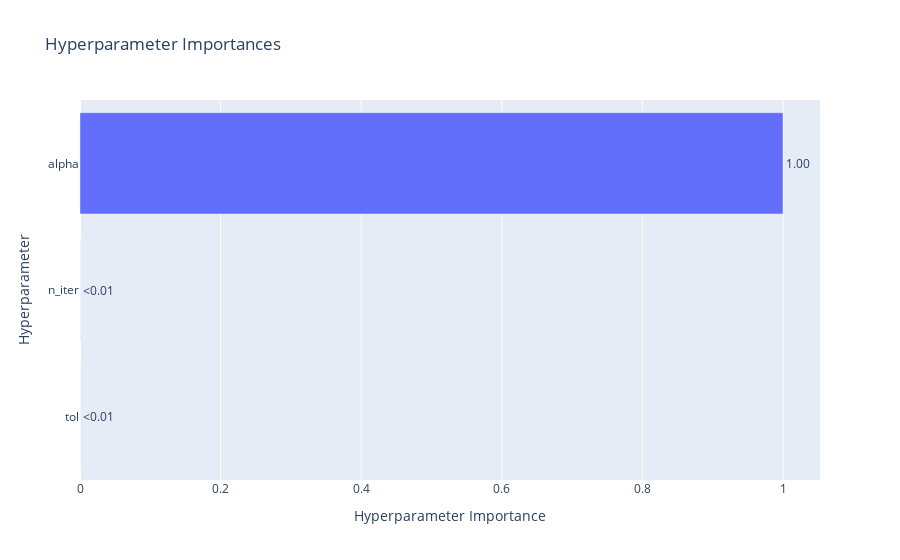

Notebook cell for this chart:
### Code cell
fig = plot_param_importances(study)
fig.show()

### Figure 1 — Plotly figure (JSON) as saved in the notebook; plotly's stock layout.template omitted (floating-point values rounded to 4 significant figures)
{"data": [{"cliponaxis": false, "hovertemplate": ["tol (FloatDistribution): 1.665933028680797e-06<extra></extra>", "n_iter (IntDistribution): 7.372468822862244e-05<extra></extra>", "alpha (FloatDistribution): 0.9999246093787426<extra></extra>"], "name": "Objective Value", "orientation": "h", "text": ["<0.01", "<0.01", "1.00"], "textposition": "outside", "x": [1.666e-06, 7.372e-05, 0.9999], "y": ["tol", "n_iter", "alpha"], "type": "bar"}], "layout": {"title": {"text": "Hyperparameter Importances"}, "xaxis": {"title": {"text": "Hyperparameter Importance"}}, "yaxis": {"title": {"text": "Hyperparameter"}}}}
